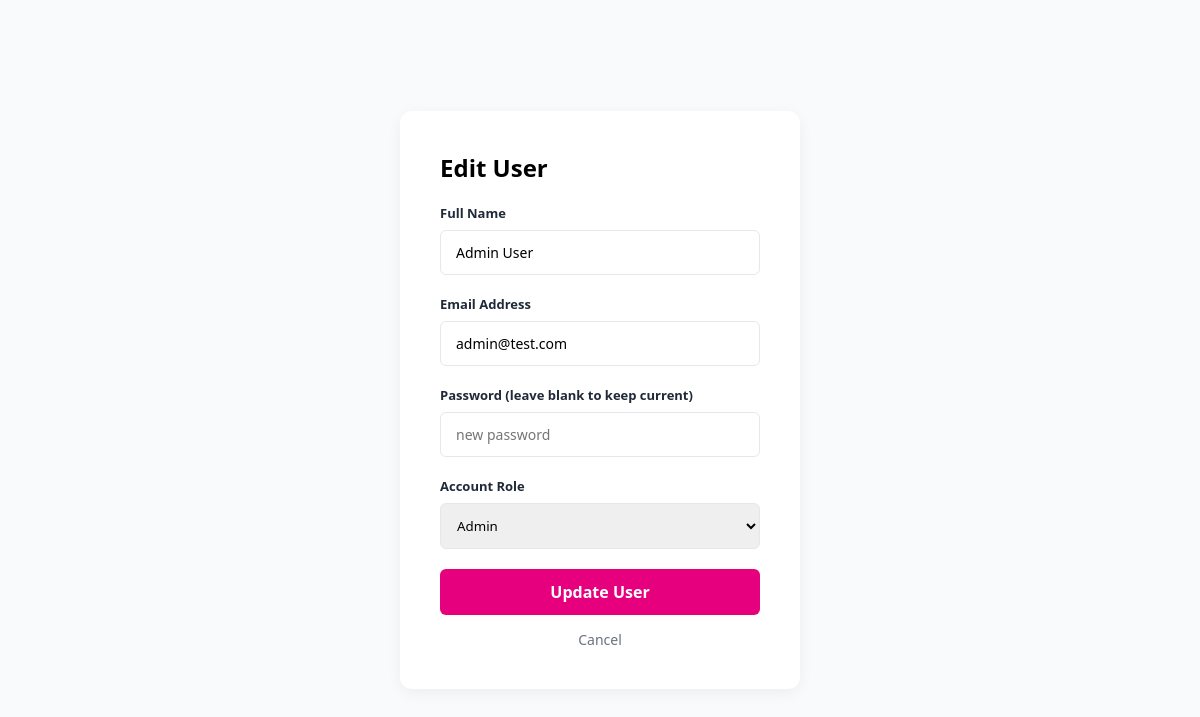
/admin/edit_user.php?id=1 (signed in), run on the app's committed database.
### tables this page shows
CREATE TABLE `users` (
  `id` int(11) NOT NULL,
  `name` varchar(100) NOT NULL,
  `email` varchar(100) NOT NULL,
  `password` varchar(255) NOT NULL,
  `role` enum('Admin','Instructor','Student') NOT NULL,
  `created_at` timestamp NOT NULL DEFAULT current_timestamp()
);

### admin/edit_user.php (the view, shortened to what this page needs)
<?php
require_once '../db.php';
if (isset($_GET['id'])) {
    $user_id = $_GET['id'];
    $stmt = $pdo->prepare("SELECT id, name, email, role FROM users WHERE id = :id LIMIT 1");
    $stmt->bindParam(':id', $user_id);
    $stmt->execute();
    $current_user = $stmt->fetch(PDO::FETCH_ASSOC);
} else {
    header("Location: users.php");
    exit();
}
?>
<!DOCTYPE html>
<html lang="en">
<head>
    <link rel="stylesheet" href="../css/style.css">
</head>
<body style="background-color: #f9fafb; display: flex; justify-content: center; align-items: center; height: 100vh;">
    <div class="login-card">
        <h2 style="margin-bottom: 20px;">Edit User</h2>
        <form action="" method="POST">
            <div class="input-group">
                <label>Full Name</label>
                <input type="text" name="name" value="<?php echo htmlspecialchars($current_user['name']); ?>" required>
            </div>
            <div class="input-group">
                <label>Email Address</label>
                <input type="email" name="email" value="<?php echo htmlspecialchars($current_user['email']); ?>" required>
            </div>
            <div class="input-group">
                <label>Password (leave blank to keep current)</label>
                <input type="password" name="password" placeholder="new password">
            </div>
            <div class="input-group">
                <label>Account Role</label>
                <select name="role" required style="width: 100%; padding: 12px; border: 1px solid var(--border-color); border-radius: 6px;">
                    <option value="Admin" <?php if($current_user['role'] == 'Admin') echo 'selected'; ?>>Admin</option>
                </select>
            </div>
            <button type="submit" class="btn-primary">Update User</button>
            <a href="users.php" style="display: block; text-align: center; margin-top: 15px; text-decoration: none; color: #6b7280; font-size: 14px;">Cancel</a>
        </form>
    </div>
</body>
</html>

### css/style.css (style rules this page uses)
:root { --primary-magenta: #e6007e; --primary-magenta-hover: #c4006b; --bg-light-pink: #fdf8fa; --text-dark: #1f2937; --text-muted: #6b7280; --border-color: #e5e7eb; --card-bg: #ffffff; }
* { box-sizing: border-box; margin: 0; padding: 0; font-family: 'Segoe UI', Tahoma, Geneva, Verdana, sans-serif; }
.login-card { background-color: var(--card-bg); width: 100%; max-width: 400px; padding: 40px; border-radius: 12px; box-shadow: 0 4px 15px rgba(0, 0, 0, 0.05); }
.input-group { margin-bottom: 20px; }
.input-group label { display: block; font-size: 13px; font-weight: 600; color: var(--text-dark); margin-bottom: 8px; }
.input-group input { width: 100%; padding: 12px 15px; border: 1px solid var(--border-color); border-radius: 6px; font-size: 14px; outline: none; transition: border-color 0.2s; }
.btn-primary { width: 100%; background-color: var(--primary-magenta); color: white; border: none; padding: 12px; border-radius: 6px; font-size: 16px; font-weight: 600; cursor: pointer; display: flex; justify-content: center; align-items: center; gap: 10px; transition: background-color 0.2s; }

### data on the page
users: name "Admin User", email "admin@test.com", role "Admin"
